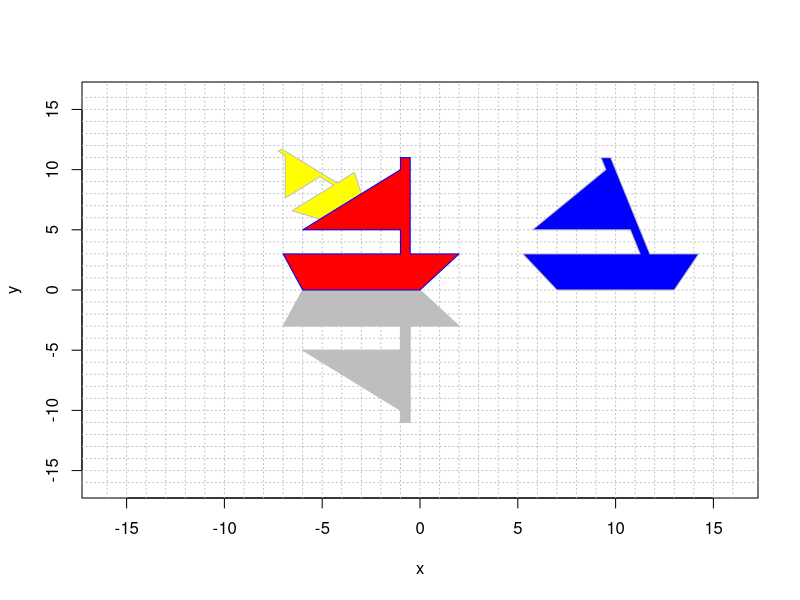

The R script that drew this image:
## ---- chunk 1

# the red boat
boat =cbind(c(0,0), c(-6,0), c(-7,3), c(-1,3), c(-1,5), c(-6,5), c(-1,10), c(-1,11),
            c(-.5,11), c(-.5,3), c(2,3) )
boat = rbind(boat,rep(1,11))


# updated mappings
graymap = cbind(c(1,0,0), c(0,-1,0),c(0,0,1))
bluemap = cbind(c(1,0,0), c(0,1,0),c(13,0,1))  %*% cbind(c(1,0,0), c(-.25,1,0),c(0,0,1))
t=pi/4
yellowmap = cbind(c(1,0,0), c(0,1,0),c(-3,8,1)) %*% cbind(c(cos(t),sin(t),0), c(-sin(t),cos(t),0),c(0,0,1)) %*% cbind(c(1/2,0,0),c(0,1/2,0),c(0,0,1))



# plot all of the boats
grayboat = graymap %*%  boat
blueboat = bluemap %*%  boat
yellowboat = yellowmap %*%  boat

plot(boat[1,],boat[2,],type="n",xlim=c(-16,16),ylim=c(-16,16),xlab="x",ylab="y")
abline(h=-16:16, v=-16:16, col="gray", lty="dotted")

polygon(grayboat[1,], grayboat[2,], col = "gray", border = "gray")
polygon(blueboat[1,], blueboat[2,], col = "blue", border = "gray")
polygon(yellowboat[1,], yellowboat[2,], col = "yellow", border = "gray")
polygon(boat[1,], boat[2,], col = "red", border = "blue")

